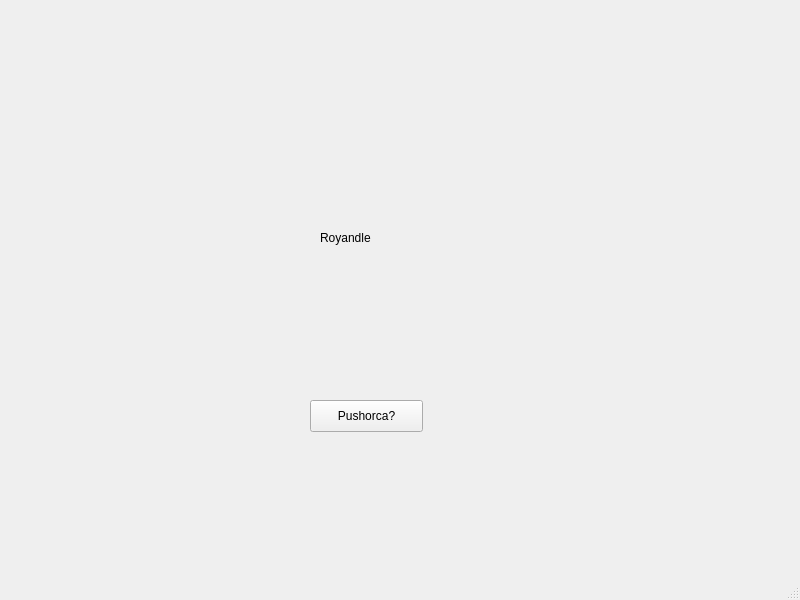
<?xml version="1.0" encoding="UTF-8"?>
<ui version="4.0">
 <class>MainWindow</class>
 <widget class="QMainWindow" name="MainWindow">
  <property name="geometry">
   <rect>
    <x>0</x>
    <y>0</y>
    <width>800</width>
    <height>600</height>
   </rect>
  </property>
  <property name="windowTitle">
   <string>MainWindow</string>
  </property>
  <widget class="QWidget" name="centralwidget">
   <widget class="QPushButton" name="pushButton">
    <property name="geometry">
     <rect>
      <x>310</x>
      <y>400</y>
      <width>113</width>
      <height>32</height>
     </rect>
    </property>
    <property name="text">
     <string>Pushorca?</string>
    </property>
   </widget>
   <widget class="QLabel" name="label">
    <property name="geometry">
     <rect>
      <x>320</x>
      <y>230</y>
      <width>60</width>
      <height>16</height>
     </rect>
    </property>
    <property name="text">
     <string>Royandle</string>
    </property>
   </widget>
  </widget>
  <widget class="QMenuBar" name="menubar">
   <property name="geometry">
    <rect>
     <x>0</x>
     <y>0</y>
     <width>800</width>
     <height>22</height>
    </rect>
   </property>
  </widget>
  <widget class="QStatusBar" name="statusbar"/>
 </widget>
 <resources/>
 <connections/>
</ui>
